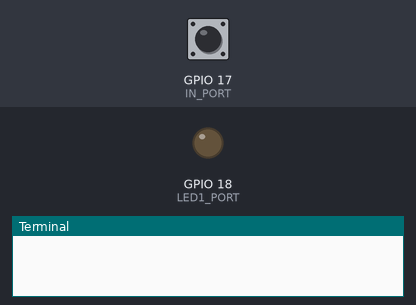
A program run on a simulated Raspberry Pi (BCM pin numbers) with a Blinkt!. Shown: output pins drawn as LEDs (lit = HIGH), the last lines printed to the terminal. Dashed ring = blinking. The inputs (shaded band) are chosen by the test bench; at power-on: GPIO 17 (IN_PORT) LOW. The run ends when the program shuts the computer down; threads take turns every 2 ms. At 7.3 s the program puts the board to deep sleep or switches it off; the recording ends there.

Above: at 1.2 s.
1.3 s: GPIO 17 (IN_PORT) driven HIGH
At 3.43 s:
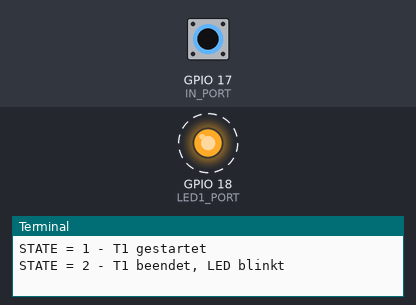
4.3 s: GPIO 17 (IN_PORT) driven LOW
7.3 s: GPIO 17 (IN_PORT) pulsed HIGH 2 times (0.12 s each, 0.3 s apart)
Timing chart, 0 to 7.3 s (numbered marks = the images above; inputs shaded):
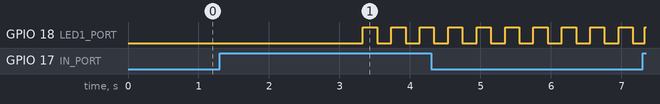

Measured:
- after the input at 1.3 s, GPIO 18 (LED1_PORT): alternates HIGH for 0.20 s and LOW for 0.20 s, starting after 2.0 s

The program:

shutdown.py
```python
#!/usr/bin/python
# shutdown Raspberry Pi via button

import RPi.GPIO as GPIO
import subprocess, time, sys, syslog, threading, signal
from sgei_gpio import OUT_BLINK

IN_PORT = 17                  # Input Shutdown-Button
LED1 = None                   # yellow LED object (Shutdown-LED)
LED1_PORT = 18                # GPIO-BCM Port
LED1_TIME = 0.2               # ON/OFF time for LED flashing
STATE = 0                     # program state
T1 = None                     # timer object for first press duration
T1_TIME = 2.0                 # timer time
T2 = None                     # timer object for LED flashing time
T2_TIME = 5.0                 # timer time
STATE_LCK = threading.Lock()  # lock object to make STATE atomic

# Initialize GPIO, BMC pin number
GPIO.setwarnings(False)
GPIO.setmode(GPIO.BCM)
GPIO.setup(IN_PORT, GPIO.IN)
GPIO.setup(LED1_PORT, GPIO.OUT)

# initial output value
GPIO.output(LED1_PORT, GPIO.LOW)

def SET_STATE(state):
  global STATE
  STATE_LCK.acquire()
  try:
    STATE = state

  finally:
    STATE_LCK.release()

def t1_action():
  global LED1

  SET_STATE(2)

  LED1 = OUT_BLINK(LED1_PORT, LED1_TIME)
  LED1.start()

  print "STATE = %d - T1 beendet, LED blinkt" % (STATE,)

def t2_action():
  SET_STATE(0)
  if not LED1 is None:
    LED1.stop()

  print "STATE = %d - T2 beendet, RESET" % (STATE,)

DEGLITCH = None
DEGLITCH_TIME = 0.03

def deglitch(pin, pin_state_required):
  pin_state_actual = GPIO.input(pin)
  if pin_state_actual == pin_state_required:
    buttonISR(pin, int(pin_state_actual != 0))

# Interrupt routine for shutdown button
def buttonISR(pin, pin_state = -1):
  global T1, T2, DEGLITCH

  if not DEGLITCH is None:
    if pin_state == -1:
      DEGLITCH.cancel()

    DEGLITCH = None

  if pin_state == -1:
    DEGLITCH = threading.Timer(DEGLITCH_TIME, deglitch, args = ( pin, GPIO.input(pin), ))
    DEGLITCH.start()
    return

  # button pressed
  if pin_state:
    if STATE == 0:
      SET_STATE(1)

      T1 = threading.Timer(T1_TIME, t1_action)
      T1.start()

      print "STATE = %d - T1 gestartet" % (STATE,)

    if STATE == 2:
      T1 = None
      SET_STATE(3)

      if not T2 is None:
        T2.cancel()
        T2 = None

      print "STATE = %d - T2 abgebrochen, SHUTDOWN" % (STATE,)

  # button released
  else:
    if STATE == 1:
      if not T1 is None:
        T1.cancel()
        T1 = None

      SET_STATE(0)

      print "STATE = %d - T1 abgebrochen" % (STATE,)

    if STATE == 2:
      T1 = None
      T2 = threading.Timer(T2_TIME, t2_action)
      T2.start()

      print "STATE = %d - T2 gestartet, warte auf Taste" % (STATE,)

  if STATE == 3:
    if not LED1 is None:
      LED1.stop()

    SET_STATE(0)
    GPIO.output(LED1_PORT, GPIO.HIGH)

    #print "Shutdown..."
    syslog.syslog('Shutdown: System halted');
    subprocess.call(['shutdown', '-h', 'now'], shell=False)

# Switch on the interrupt for the shutdown button
GPIO.add_event_detect(IN_PORT, GPIO.BOTH, callback=buttonISR)

def signal_term_handler(signal, frame):
  GPIO.remove_event_detect(IN_PORT)
  print ("\nKilled!")
  sys.exit(0)

signal.signal(signal.SIGTERM, signal_term_handler)

syslog.syslog('Shutdown.py started');
while True:
  try:
    time.sleep(300)
  except KeyboardInterrupt:

    if not LED1 is None:
      LED1.stop()

    GPIO.remove_event_detect(IN_PORT)
    GPIO.cleanup()

    syslog.syslog('Shutdown terminated (Keyboard)');
    print ("\nBye")
    sys.exit(0)
```

sgei_gpio.py
```python
import threading
import RPi.GPIO as GPIO

class OUT_BLINK():

  def __init__(self, port, time):
    self.thread = None
    self.event = None
    self.port = port
    self.time = time

  def __action(self):
    while True:
      GPIO.output(self.port, GPIO.HIGH)
      self.event.wait(self.time)
      if self.event.isSet():
        break

      GPIO.output(self.port, GPIO.LOW)
      self.event.wait(self.time)
      if self.event.isSet():
        break

    GPIO.output(self.port, GPIO.LOW)

  def start(self):
    self.event = threading.Event()
    self.thread = threading.Thread(target = self.__action)
    self.thread.setDaemon(True)
    self.thread.start()

  def stop(self):
    if not self.thread is None:
     try:
       self.event.set()
       self.thread.join()

     finally:
       self.thread = None
       self.event = None
```
